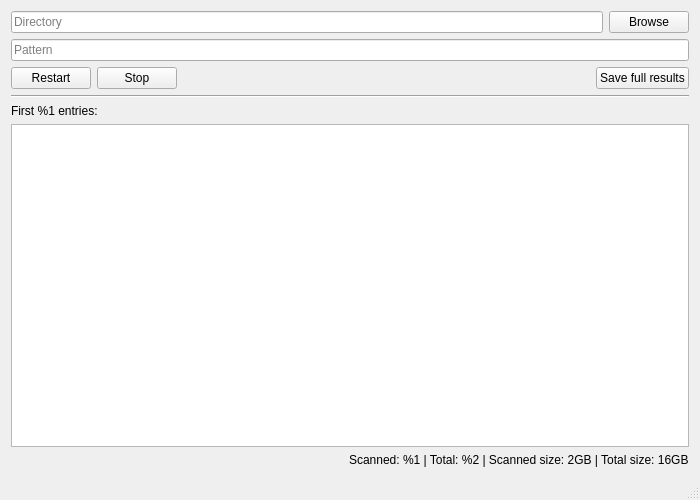
<?xml version="1.0" encoding="UTF-8"?>
<ui version="4.0">
 <class>MainWindow</class>
 <widget class="QMainWindow" name="MainWindow">
  <property name="geometry">
   <rect>
    <x>0</x>
    <y>0</y>
    <width>700</width>
    <height>500</height>
   </rect>
  </property>
  <property name="minimumSize">
   <size>
    <width>700</width>
    <height>500</height>
   </size>
  </property>
  <property name="windowTitle">
   <string>QT Finder</string>
  </property>
  <widget class="QWidget" name="centralWidget">
   <layout class="QVBoxLayout" name="verticalLayout">
    <item>
     <layout class="QGridLayout" name="gridLayout_controls">
      <item row="2" column="1">
       <widget class="QPushButton" name="pushButton_stop">
        <property name="text">
         <string>Stop</string>
        </property>
       </widget>
      </item>
      <item row="2" column="0">
       <widget class="QPushButton" name="pushButton_restart">
        <property name="text">
         <string>Restart</string>
        </property>
       </widget>
      </item>
      <item row="1" column="0" colspan="5">
       <widget class="QLineEdit" name="lineEdit_pattern">
        <property name="placeholderText">
         <string>Pattern</string>
        </property>
       </widget>
      </item>
      <item row="2" column="2">
       <spacer name="horizontalSpacer">
        <property name="orientation">
         <enum>Qt::Horizontal</enum>
        </property>
        <property name="sizeHint" stdset="0">
         <size>
          <width>40</width>
          <height>20</height>
         </size>
        </property>
       </spacer>
      </item>
      <item row="0" column="4">
       <widget class="QPushButton" name="pushButton_browse">
        <property name="text">
         <string>Browse</string>
        </property>
       </widget>
      </item>
      <item row="2" column="3" colspan="2">
       <widget class="QPushButton" name="pushButton_saveResults">
        <property name="text">
         <string>Save full results</string>
        </property>
       </widget>
      </item>
      <item row="0" column="0" colspan="4">
       <widget class="QLineEdit" name="lineEdit_directory">
        <property name="placeholderText">
         <string>Directory</string>
        </property>
       </widget>
      </item>
     </layout>
    </item>
    <item>
     <widget class="Line" name="line_separator">
      <property name="orientation">
       <enum>Qt::Horizontal</enum>
      </property>
     </widget>
    </item>
    <item>
     <widget class="QLabel" name="label_forList">
      <property name="text">
       <string>First %1 entries:</string>
      </property>
     </widget>
    </item>
    <item>
     <widget class="QTextBrowser" name="textBrowser_result">
      <property name="font">
       <font>
        <family>Ubuntu Mono</family>
       </font>
      </property>
     </widget>
    </item>
    <item>
     <layout class="QGridLayout" name="gridLayout_status">
      <item row="0" column="1">
       <widget class="QLabel" name="label_metrics">
        <property name="text">
         <string>&lt;html&gt;&lt;head/&gt;&lt;body&gt;&lt;p&gt;Scanned: %1 | Total: %2 | Scanned size: 2GB | Total size: 16GB&lt;/p&gt;&lt;/body&gt;&lt;/html&gt;</string>
        </property>
       </widget>
      </item>
      <item row="0" column="0">
       <widget class="QLabel" name="label_status">
        <property name="text">
         <string/>
        </property>
       </widget>
      </item>
     </layout>
    </item>
   </layout>
  </widget>
  <widget class="QStatusBar" name="statusBar"/>
 </widget>
 <layoutdefault spacing="6" margin="11"/>
 <tabstops>
  <tabstop>lineEdit_directory</tabstop>
  <tabstop>pushButton_browse</tabstop>
  <tabstop>lineEdit_pattern</tabstop>
  <tabstop>pushButton_restart</tabstop>
  <tabstop>pushButton_stop</tabstop>
 </tabstops>
 <resources/>
 <connections/>
</ui>
